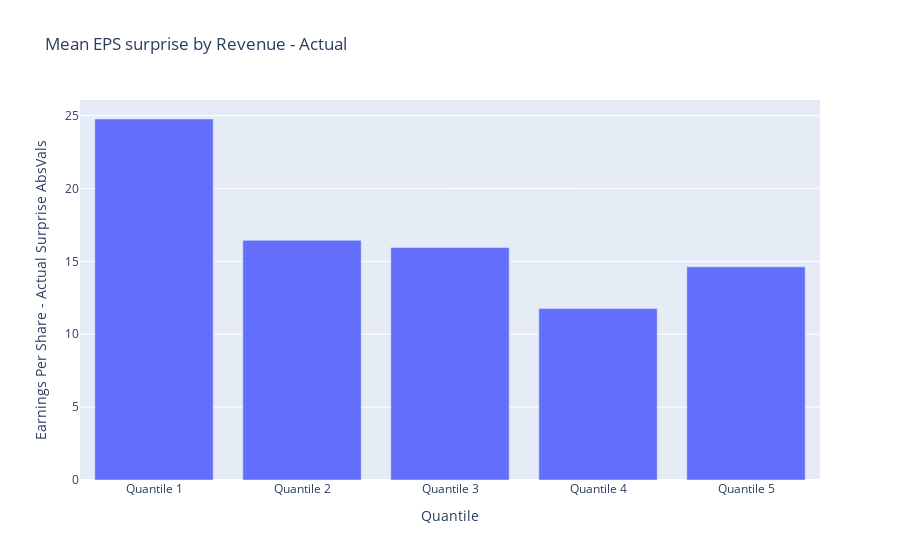

Notebook code for this chart:
### Code cell
grouped_data2['Quantile'] = grouped_data2.index.astype(str)

# create a bar plot of the mean EPS surprise by quantile
fig2 = px.bar(grouped_data2, x='Quantile', y='Earnings Per Share - Actual Surprise AbsVals',
             title='Mean EPS surprise by Revenue - Actual')
fig2.update_layout(
    xaxis = dict(
        tickmode = 'array',
        tickvals = [0,1,2,3,4],
        ticktext = ['Quantile 1', 'Quantile 2', 'Quantile 3', 'Quantile 4', 'Quantile 5']
    )
)
fig2.show()

### Figure 1 — Plotly figure (JSON) as saved in the notebook; plotly's stock layout.template omitted (floating-point values rounded to 4 significant figures)
{"data": [{"alignmentgroup": "True", "hovertemplate": "Quantile=%{x}<br>Earnings Per Share - Actual Surprise AbsVals=%{y}<extra></extra>", "legendgroup": "", "marker": {"color": "#636efa", "pattern": {"shape": ""}}, "name": "", "offsetgroup": "", "orientation": "v", "showlegend": false, "textposition": "auto", "type": "bar", "x": ["(-9010000000.001, 815700000.0]", "(815700000.0, 1708000000.0]", "(1708000000.0, 3128000000.0]", "(3128000000.0, 6502000000.0]", "(6502000000.0, 152871000000.0]"], "xaxis": "x", "y": [24.77, 16.44, 15.95, 11.77, 14.63], "yaxis": "y"}], "layout": {"barmode": "relative", "legend": {"tracegroupgap": 0}, "title": {"text": "Mean EPS surprise by Revenue - Actual"}, "xaxis": {"anchor": "y", "domain": [0, 1], "tickmode": "array", "ticktext": ["Quantile 1", "Quantile 2", "Quantile 3", "Quantile 4", "Quantile 5"], "tickvals": [0, 1, 2, 3, 4], "title": {"text": "Quantile"}}, "yaxis": {"anchor": "x", "domain": [0, 1], "title": {"text": "Earnings Per Share - Actual Surprise AbsVals"}}}}
